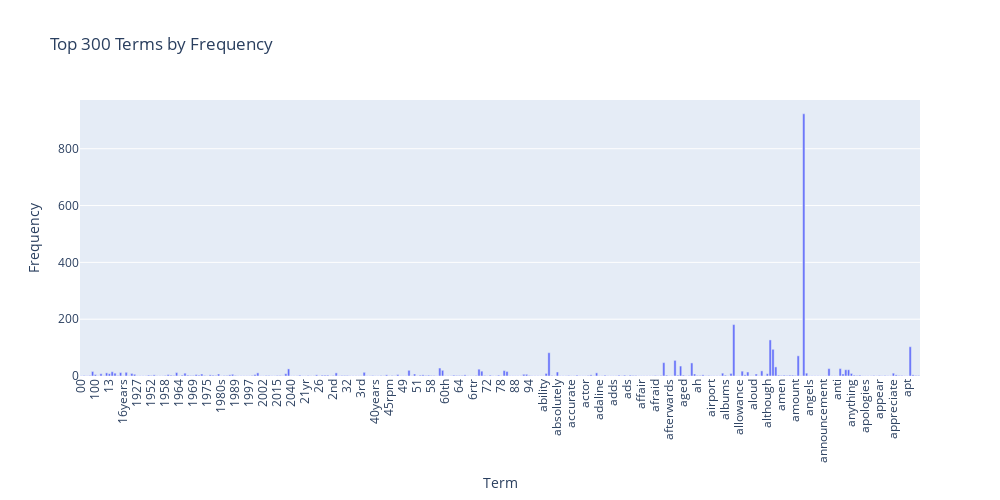

The notebook cell saved with this chart:
### Markdown cell above
### >>> **Exercise 12 (take home):**
If you want a nicer interactive visualization here, I would encourage you try to install and use plotly to achieve this.

### Code cell
# Answer here
import plotly.express as px

# Create a DataFrame for the top 300 terms
top_terms_df = pd.DataFrame({
    'Term': count_vect.get_feature_names_out()[:300],
    'Frequency': term_frequencies[:300]
})

# Create a bar plot using Plotly
fig = px.bar(top_terms_df, x='Term', y='Frequency', title='Top 300 Terms by Frequency')
fig.update_layout(xaxis_tickangle=-90, width=1000, height=500)
fig.show()

### Figure 1 — Plotly figure (JSON) as saved in the notebook; plotly's stock layout.template omitted (floating-point values rounded to 4 significant figures; data arrays with more than 128 entries replaced by an {"elided": "..."} marker saying what was removed)
{"data": [{"alignmentgroup": "True", "hovertemplate": "Term=%{x}<br>Frequency=%{y}<extra></extra>", "legendgroup": "", "marker": {"color": "#636efa", "pattern": {"shape": ""}}, "name": "", "offsetgroup": "", "orientation": "v", "showlegend": false, "textposition": "auto", "type": "bar", "x": {"elided": "300 str values"}, "xaxis": "x", "y": {"elided": "300 int values"}, "yaxis": "y"}], "layout": {"barmode": "relative", "height": 500, "legend": {"tracegroupgap": 0}, "title": {"text": "Top 300 Terms by Frequency"}, "width": 1000, "xaxis": {"anchor": "y", "domain": [0, 1], "tickangle": -90, "title": {"text": "Term"}}, "yaxis": {"anchor": "x", "domain": [0, 1], "title": {"text": "Frequency"}}}}
